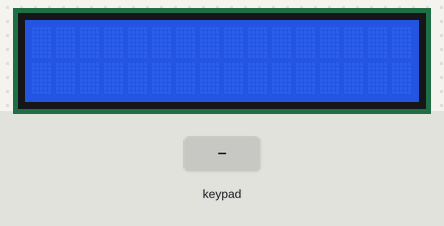
This sketch was run on a simulated Arduino Mega 2560, built with avr-gcc and run on an emulated ATmega2560. Shown: 16×2 character LCD. Inputs (shaded band) come from the test bench. What the sketch prints to the serial monitor is not drawn.

Above: at 1.2 s.
1.3 s: keypad keys 2 6 2 7 2 8 2 9 # pressed 0.4 s apart
At 5.3 s:
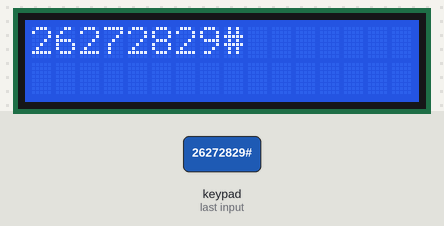
6.4 s: key 'A' pressed
At 7.0 s:
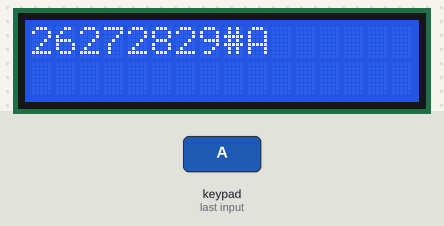
7.9 s: key 'B' pressed
At 8.4 s:
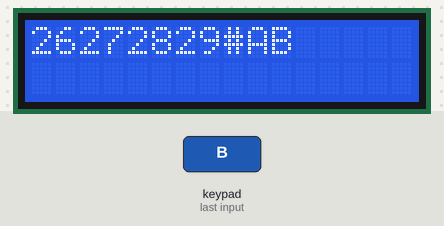
9.4 s: key 'C' pressed
At 9.7 s:
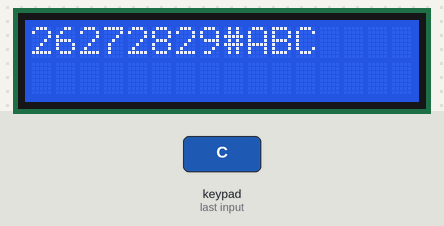
10.9 s: key '*' pressed
At 12.1 s:
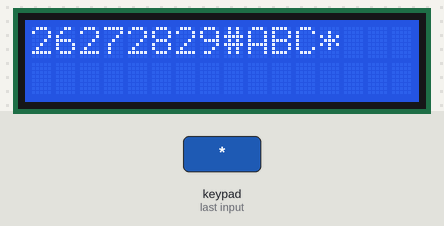
12.4 s: key 'D' pressed
At 13.6 s:
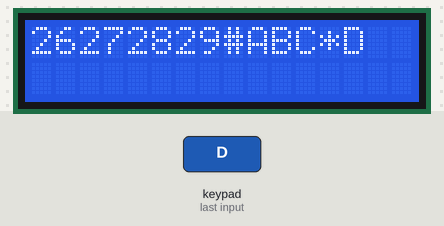
Timing chart, 0 to 14.9 s (numbered marks = the images above; inputs shaded):
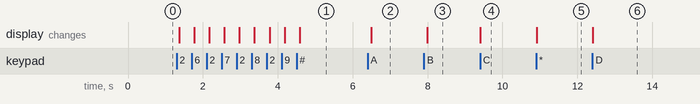

The sketch:

keyPadyLCD.ino
```cpp
//Bibliotecas para el teclado de membrana y el LCD respectivamente
#include <Keypad.h>
#include <LiquidCrystal.h>
//Constantes:
//  + Pines para conectar el LCD
//  + numero de filas y columnas del LCD
  #define RSPIN 8
  #define ENPIN 9
  #define DATA4 10
  #define DATA5 11
  #define DATA6 12
  #define DATA7 13
  #define NROW 2
  #define NCOL 16
//  + numero de filas y columnas del teclado
//  + pines en los que esta conectado el teclado
//  + valores de cada fila y columna del teclado
  const byte NROWS=4, NCOLS=4;
  byte colPins[NCOLS] = {26,27,28,29}, rowPins[NROWS] = {22,23,24,25 };
  char inputs[NROWS][NCOLS] = { {'1','2','3','A'}, {'4','5','6','B'}, {'7','8','9','C'}, {'*','0','#','D'} };
//  + delay de refresco de los LED
  #define DELAY 100
//Objeto manejador del teclado
  Keypad keypad = Keypad( makeKeymap(inputs),rowPins,colPins,NROWS,NCOLS);
//Objeto manejador del LCD
  LiquidCrystal lcd(RSPIN, ENPIN, DATA4, DATA5, DATA6, DATA7);

void setup() {
  // Inicializar el monitor serie
   Serial.begin(9600);
  // Inicializar el LCD con el número de  columnas y filas del LCD
  lcd.begin(NCOL, NROW);
}
void loop() {
  //Leemos un caracter
  char input = keypad.getKey();
  //en el caso de que haya un caracter
  if (input != 0){
    //Escribimos el caracer en la pantalla del PC
    Serial.println(input);
    //Escribimos en el LCD
    lcd.print(input);
  }
  delay(DELAY);
}
```

Measured:
- after the input at 1.3 s, the display: first changes after 0.07 s (image 1 shows a later state)
- after the input at 6.4 s, the display: changes after 0.09 s (image 2)
- after the input at 7.9 s, the display: changes after 0.10 s (image 3)
- after the input at 9.4 s, the display: changes at once (image 4)
- after the input at 10.9 s, the display: changes at once (image 5)
- after the input at 12.4 s, the display: changes at once (image 6)
